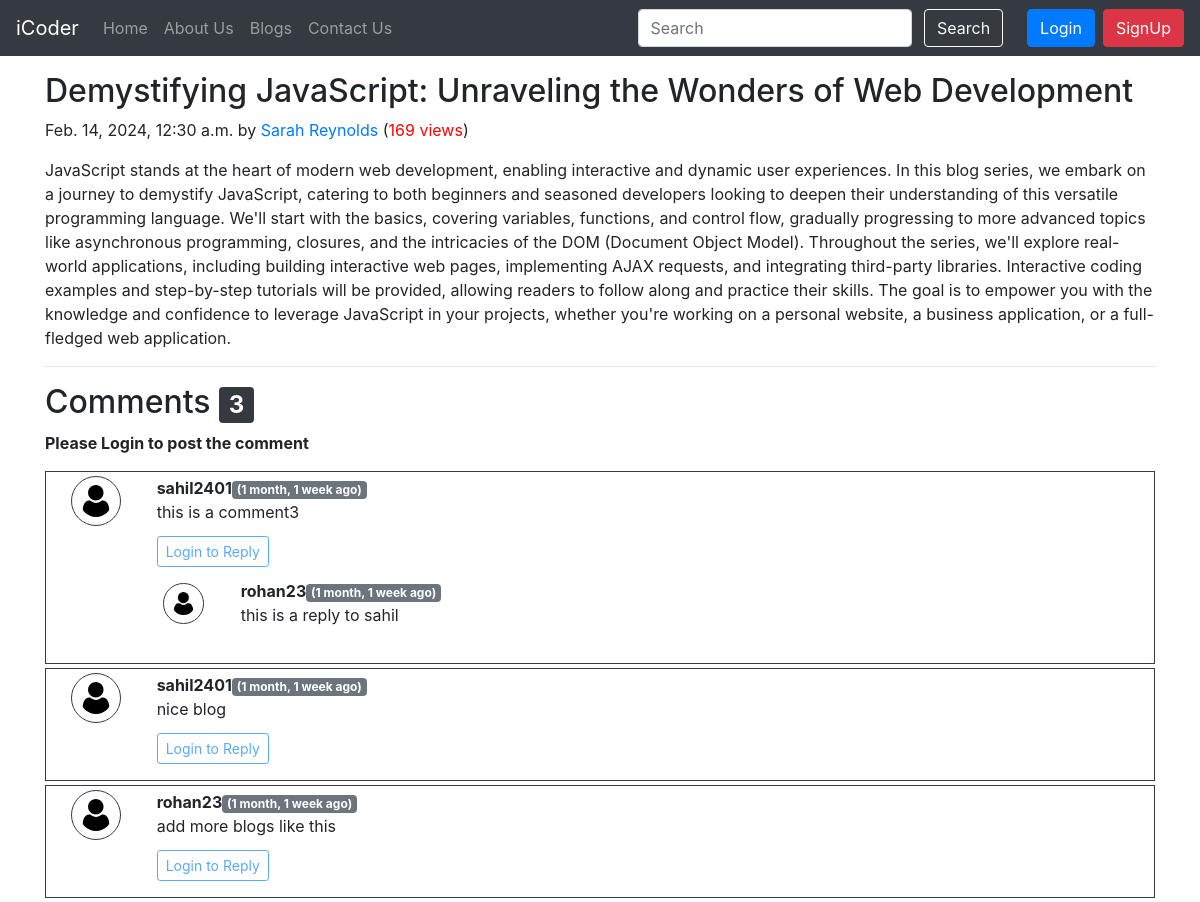
Screenshot of /blogs/javascript with the database file from the repository.
### blog/models.py (models this page shows, shortened)
class Post(models.Model):
    sno = models.AutoField(primary_key=True)
    title = models.CharField(max_length=250)
    author = models.CharField(max_length=100)
    content = models.TextField()
    slug = models.CharField(max_length=100)
    views = models.IntegerField(default=20)
    timeStamp = models.DateTimeField(blank=True)

class BlogComment(models.Model):
    sno = models.AutoField(primary_key=True)
    comment = models.TextField()
    user = models.ForeignKey(User,on_delete=models.CASCADE)
    post = models.ForeignKey(Post,on_delete=models.CASCADE)
    parent = models.ForeignKey('self',on_delete=models.CASCADE,null=True)
    timeStamp = models.DateTimeField(default=now)
    def __str__(self):
        return self.comment[0:15] + "..." + " by " + self.user.username

### blog/views.py (the view)
# urls.py: path('<str:slug>',views.blogPost,name='blogPost'),
def blogPost(request,slug):
    post = Post.objects.filter(slug=slug).first()
    post.views = post.views + 1
    post.save()
    comments = BlogComment.objects.filter(post=post,parent=None)
    replies = BlogComment.objects.filter(post=post).exclude(parent=None)
    repDict = {}
    for reply in replies:
        if reply.parent.sno not in repDict.keys():
            repDict[reply.parent.sno] = [reply]
        else:
            repDict[reply.parent.sno].append(reply)
    print(repDict)
    context = {'post':post,'comments':comments,'user':request.user,'replyDict':repDict}
    return render(request,'blog/blogPost.html',context)

### blog/templatetags/extras.py (called while the page is built)
@register.filter(name='get_val')
def get_val(dict,key):
    return dict.get(key)

### templates/blog/blogPost.html (shortened to what this page needs)
{% extends "base.html" %}
{% block body %}
{% load humanize %}
{% load extras %}
<div class="container my-3">
    <h2 class="blog-post-title">{{post.title}}</h2>
    <p class="blog-post-meta">{{post.timeStamp}} by <a href="/about">{{post.author}}</a> (<span style="color: red;">{{post.views}} views</span>)</p>
    <p>{{post.content|safe}}</p>
    <hr>
</div>
<div class="container">
    <h2>Comments <span class="badge badge-dark">{{comments.count}}</span></h2>
    <div class="my-2">
        {% if user.is_authenticated %}
        <form action="/blogs/postComment" method="post"> {% csrf_token %}
            <input type="hidden" name="postSno" value="{{post.sno}}">
            <input type="hidden" name="parentSno" value="">
            <div class="form-group">
                <label for="comment">Post Comment</label>
                <input type="text" class="form-control" name="comment" id="comment"
                    placeholder="Enter your comment here">
            </div>
            <button type="submit" class="btn btn-primary">Submit</button>
        </form>
        {% else %}
        <p><b>Please Login to post the comment</b></p>
        {% endif %}
    </div>
    {% for comment in comments %}
    <div class="row my-1 mx-0 border border-dark p-1">
        <div class="col-md-1">
            <img class="rounded mx-auto d-block p-2 border border-dark rounded-circle " style=" width: 50px;"
                src="/static/img/user.png" alt="">
        </div>
        <div class="col-md-11 ">
            <b>{{comment.user.username}}</b><span class="badge badge-secondary">({{comment.timeStamp |naturaltime}})</span>
            <div>{{comment.comment}}</div>
            <div class="reply mx-0 mt-2">
                {% if user.is_authenticated %}
                <button class="btn btn-sm btn-outline-primary my-1" type="button" data-toggle="collapse"
                    data-target="#replyBox{{comment.sno}}" aria-expanded="false" aria-controls="collapseExample">
                    Reply
                </button>
                <div class="collapse" id="replyBox{{comment.sno}}">
                    <div class="card card-body my-2">
                        <form action="/blogs/postComment" method="post"> {% csrf_token %}
                            <input type="hidden" name="postSno" value="{{post.sno}}">
                            <div class="form-group">
                                <label for="comment">Post a Reply</label>
                                <input type="text" class="form-control" name="comment" id="comment"
                                    placeholder="Enter your comment here">
                                <input type="hidden" name="parentSno" value="{{comment.sno}}">
                            </div>
                            <button type="submit" class="btn btn-primary">Submit</button>
                        </form>
                    </div>
                </div>
                {% else %}
                <button class="btn btn-sm btn-outline-primary my-1" type="button" data-toggle="collapse"
                    data-target="#replyBox{{comment.sno}}" aria-expanded="false" aria-controls="collapseExample"
                    disabled>
                    Login to Reply
                </button>
                {% endif %}
                <div class="replies my-2">
                    {% for reply in replyDict|get_val:comment.sno %}
                    <div class="row my-2">
                        <div class="col-md-1">
                            <img class="rounded mx-auto d-block p-2 border border-dark rounded-circle  w-75 my-1"
                                style=" width: 50px;" src="/static/img/user.png" alt="">
                        </div>
                        <div class="col-md-11">
                            <b>{{reply.user.username}}</b><span class="badge badge-secondary">({{reply.timeStamp | naturaltime}})</span>
                            <div>{{reply.comment}}</div>
                            <br>
                        </div>
                    </div>
                    {% endfor %}
                </div>
            </div>
        </div>
    </div>
    {% endfor %}
</div>
{% endblock body %}

### templates/base.html (shortened to what this page needs)
<!doctype html>
<html lang="en">
<head>
  <link rel="stylesheet" href="https://cdn.jsdelivr.net/npm/bootstrap@4.6.2/dist/css/bootstrap.min.css"
>
</head>
<body>
  <nav class="navbar navbar-expand-lg navbar-dark bg-dark">
    <a class="navbar-brand" href="/">iCoder</a>
    <div class="collapse navbar-collapse" id="navbarSupportedContent">
      <ul class="navbar-nav mr-auto">
        <li class="nav-item {% block homeactive %}{% endblock homeactive %}">
          <a class="nav-link" href="/">Home <span class="sr-only">(current)</span></a>
        </li>
        <li class="nav-item {% block aboutactive %}{% endblock aboutactive %}">
          <a class="nav-link" href="/about">About Us</a>
        </li>
        <li class="nav-item {% block blogactive %}{% endblock blogactive %}">
          <a class="nav-link" href="/blogs">Blogs</a>
        </li>
        <li class="nav-item {% block contactactive %}{% endblock contactactive %}">
          <a class="nav-link" href="/contact">Contact Us</a>
        </li>
      </ul>
      <div class="ml-auto form-inline ">
      <form method="get" action="/search" class="my-2 my-lg-0">
        <input class="form-control mr-sm-2" type="search" placeholder="Search" aria-label="Search" name="query"
          id="query">
        <button class="btn btn-outline-light my-2 my-sm-0 mr-3" type="submit">Search</button>
      </form>
      {% if user.is_authenticated %}
      <ul class="navbar-nav mr-2">
        <li class="nav-item dropdown">
          <a class="nav-link dropdown-toggle" href="#" role="button" data-toggle="dropdown" aria-expanded="false">
           Welcome {{request.user}}
          </a>
          <div class="dropdown-menu">
            <a class="dropdown-item" href="/logout">Logout</a>
          </div>
        </li>
      </ul>
      {% else %}
      <button type="button" class="btn btn-primary  my-2 ml-2 my-sm-0" data-toggle="modal"
        data-target="#loginModal">
        Login
      </button>
      <button type="button" class="btn btn-danger my-2 ml-2 my-sm-0" data-toggle="modal"
        data-target="#signupModal">
        SignUp
      </button>
      {% endif %}
  </nav>
  {% block body %}{% endblock body %}
</body>
</html>

### rows the page displays
Post: title "Demystifying JavaScript: Unraveling the Wonders of Web Development", timeStamp "Feb. 14, 2024, 12:30 a.m.", author "Sarah Reynolds", views "169", content "JavaScript stands at the heart of modern web development, enabling interactive and dynamic user experiences. In this blog series, we embark on a journey to demystify JavaScript, catering to both beginners and seasoned developers looking to deepen their understanding of this versatile programming language. We'll start with the basics, covering variables, functions, and control flow, gradually progressing to more advanced topics like asynchronous programming, closures, and the intricacies of the DOM (Document Object Model). Throughout the series, we'll explore real-world applications, including building interactive web pages, implementing AJAX requests, and integrating third-party libraries.…"
BlogComment: user.username "sahil2401", timeStamp "1 month, 1 week ago", comment "this is a comment3"
BlogComment: user.username "rohan23", timeStamp "1 month, 1 week ago", comment "this is a reply to sahil"
BlogComment: user.username "sahil2401", timeStamp "1 month, 1 week ago", comment "nice blog"
BlogComment: user.username "rohan23", timeStamp "1 month, 1 week ago", comment "add more blogs like this"

### other values shown
{{ comments.count }} "3"
